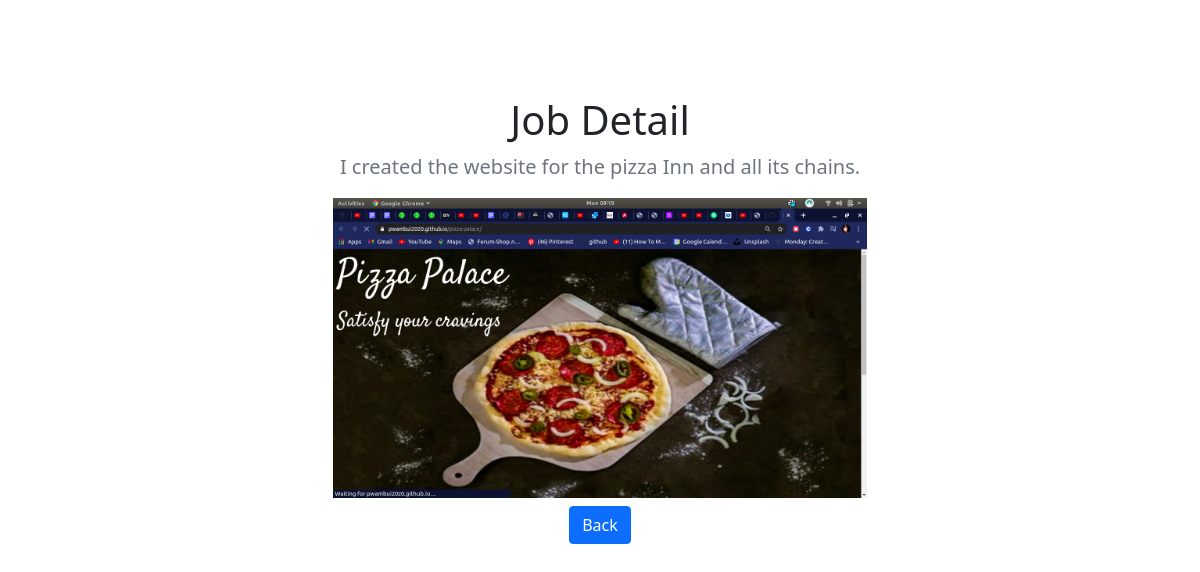
/jobs/3, run on the app's committed database.
### jobs/models.py (models this page shows, shortened)
class Job(models.Model):
    image = models.ImageField(upload_to='images/')
    summary = models.CharField(max_length=200)

### jobs/views.py (the view)
# urls.py: path('jobs/<int:job_id>', jobs.views.detail, name='detail'),
def detail(request, job_id):
    job_detail = get_object_or_404(Job, pk=job_id)
    return render (request, 'jobs/detail.html', {'job':job_detail})

### jobs/templates/jobs/detail.html (shortened to what this page needs)
<!doctype html>
<html lang="en">
{% load static %}
<head>
    <link href="{% static 'css/bootstrap.min.css' %}" rel="stylesheet">
</head>
<body>
    <main>
        <section class="py-5 text-center container">
            <div class="row py-lg-5">
                <div class="col-lg-6 col-md-8 mx-auto">
                    <h1 class="fw-light">Job Detail</h1>
                    <p class="lead text-muted">{{job.summary}}</p>
                    <img src="{{ job.image.url }}" height=300>
                    <p>
                        <a href="{% url 'home' %}" class="btn btn-primary my-2">Back</a>
                    </p>
                </div>
            </div>
        </section>
    </main>
</body>
</html>

### data on the page
Job: summary "I created the website for the pizza Inn and all its chains.", image (picture)
